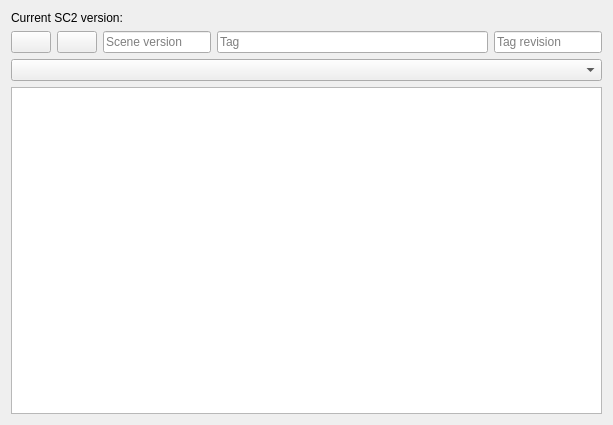
<?xml version="1.0" encoding="UTF-8"?>
<ui version="4.0">
 <class>VersionInfoWidget</class>
 <widget class="QWidget" name="VersionInfoWidget">
  <property name="geometry">
   <rect>
    <x>0</x>
    <y>0</y>
    <width>613</width>
    <height>425</height>
   </rect>
  </property>
  <property name="windowTitle">
   <string>Veision info</string>
  </property>
  <layout class="QVBoxLayout" name="verticalLayout_2">
   <item>
    <layout class="QHBoxLayout" name="horizontalLayout_2">
     <item>
      <widget class="QLabel" name="label">
       <property name="sizePolicy">
        <sizepolicy hsizetype="Maximum" vsizetype="Maximum">
         <horstretch>0</horstretch>
         <verstretch>0</verstretch>
        </sizepolicy>
       </property>
       <property name="text">
        <string>Current SC2 version:</string>
       </property>
      </widget>
     </item>
     <item>
      <widget class="QLabel" name="version">
       <property name="sizePolicy">
        <sizepolicy hsizetype="Preferred" vsizetype="Maximum">
         <horstretch>0</horstretch>
         <verstretch>0</verstretch>
        </sizepolicy>
       </property>
       <property name="text">
        <string/>
       </property>
      </widget>
     </item>
    </layout>
   </item>
   <item>
    <layout class="QHBoxLayout" name="horizontalLayout_3" stretch="0,0,0,1,0">
     <item>
      <widget class="QPushButton" name="add">
       <property name="sizePolicy">
        <sizepolicy hsizetype="Maximum" vsizetype="Fixed">
         <horstretch>0</horstretch>
         <verstretch>0</verstretch>
        </sizepolicy>
       </property>
       <property name="toolTip">
        <string>Add version tag</string>
       </property>
       <property name="text">
        <string/>
       </property>
       <property name="icon">
        <iconset resource="QtIcons.qrc">
         <normaloff>:/QtIcons/cplus.png</normaloff>:/QtIcons/cplus.png</iconset>
       </property>
      </widget>
     </item>
     <item>
      <widget class="QPushButton" name="remove">
       <property name="sizePolicy">
        <sizepolicy hsizetype="Maximum" vsizetype="Fixed">
         <horstretch>0</horstretch>
         <verstretch>0</verstretch>
        </sizepolicy>
       </property>
       <property name="toolTip">
        <string>Remove version tag</string>
       </property>
       <property name="text">
        <string/>
       </property>
       <property name="icon">
        <iconset resource="QtIcons.qrc">
         <normaloff>:/QtIcons/cminus.png</normaloff>:/QtIcons/cminus.png</iconset>
       </property>
      </widget>
     </item>
     <item>
      <widget class="QLineEdit" name="ver">
       <property name="sizePolicy">
        <sizepolicy hsizetype="Preferred" vsizetype="Fixed">
         <horstretch>0</horstretch>
         <verstretch>0</verstretch>
        </sizepolicy>
       </property>
       <property name="placeholderText">
        <string>Scene version</string>
       </property>
      </widget>
     </item>
     <item>
      <widget class="QLineEdit" name="tag">
       <property name="sizePolicy">
        <sizepolicy hsizetype="Minimum" vsizetype="Fixed">
         <horstretch>0</horstretch>
         <verstretch>0</verstretch>
        </sizepolicy>
       </property>
       <property name="placeholderText">
        <string>Tag</string>
       </property>
      </widget>
     </item>
     <item>
      <widget class="QLineEdit" name="revision">
       <property name="sizePolicy">
        <sizepolicy hsizetype="Preferred" vsizetype="Fixed">
         <horstretch>0</horstretch>
         <verstretch>0</verstretch>
        </sizepolicy>
       </property>
       <property name="placeholderText">
        <string>Tag revision</string>
       </property>
      </widget>
     </item>
    </layout>
   </item>
   <item>
    <layout class="QHBoxLayout" name="horizontalLayout_4">
     <item>
      <widget class="QComboBox" name="tagTemplate"/>
     </item>
    </layout>
   </item>
   <item>
    <layout class="QHBoxLayout" name="horizontalLayout">
     <item>
      <widget class="QTreeView" name="view">
       <property name="editTriggers">
        <set>QAbstractItemView::NoEditTriggers</set>
       </property>
       <property name="verticalScrollMode">
        <enum>QAbstractItemView::ScrollPerPixel</enum>
       </property>
       <attribute name="headerVisible">
        <bool>false</bool>
       </attribute>
      </widget>
     </item>
    </layout>
   </item>
  </layout>
 </widget>
 <resources>
  <include location="QtIcons.qrc"/>
 </resources>
 <connections/>
</ui>
